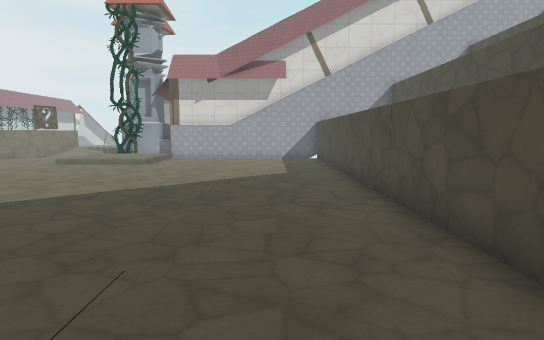
view 1 (above)

17 first-person views from a walk through a level from a Godot 3-D game. The camera is 1.4 m above the floor, tilts 6° down and sees 75° across. The floor is counted in squares, 1 m on a side. Each view is taken from the middle of a square. On the plan, view 1 faces up. The plan holds only what a view shows up to about 15 squares ahead; the rest is blank. The place goes on beyond the plan. Characters and animated objects are not drawn. Door leaves are left out where a doorway can be walked through. Some surface patterns are stand-ins.

view 2
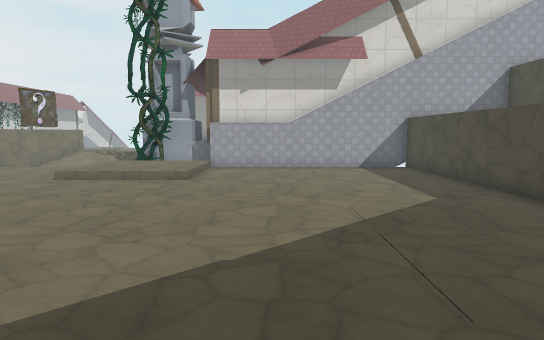

view 3
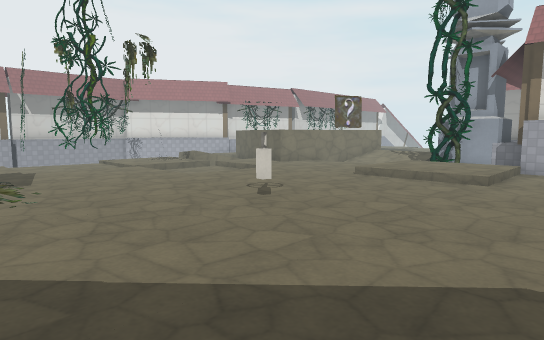

view 4
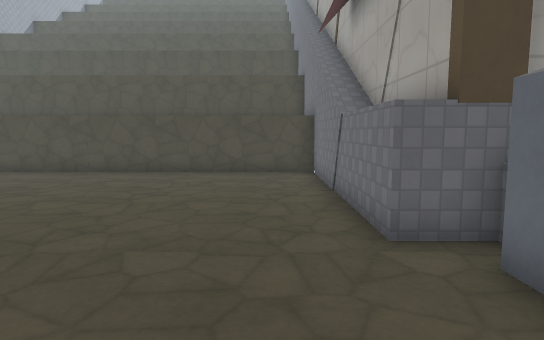

view 5
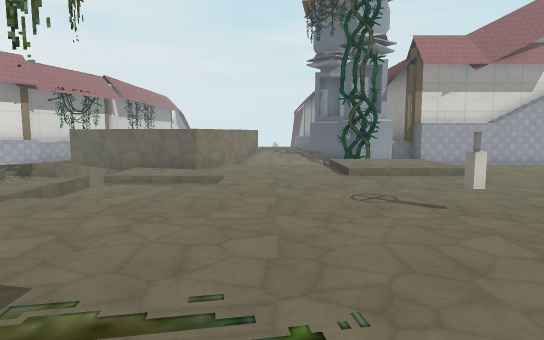

view 6
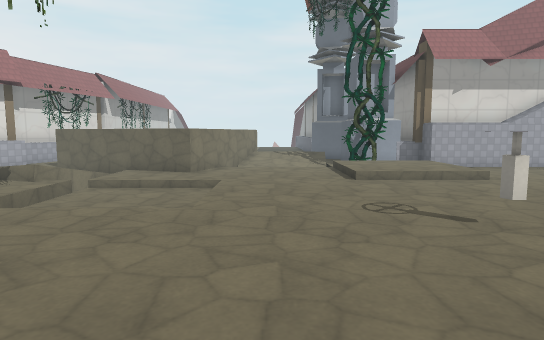

view 7
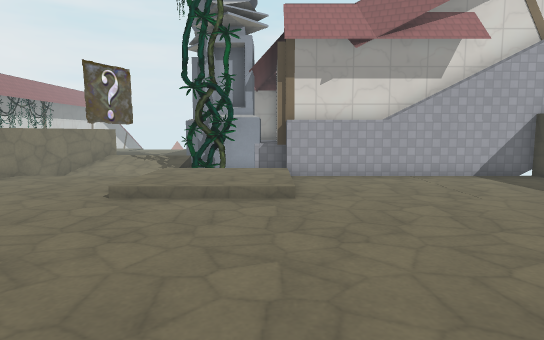

view 8
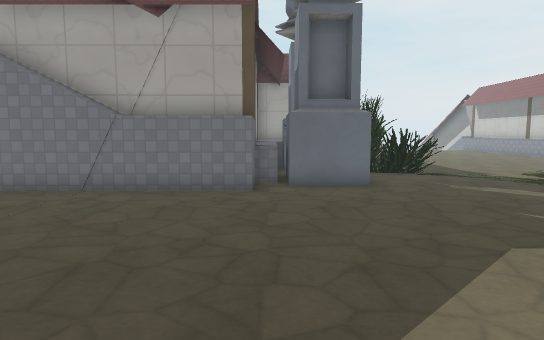

view 9
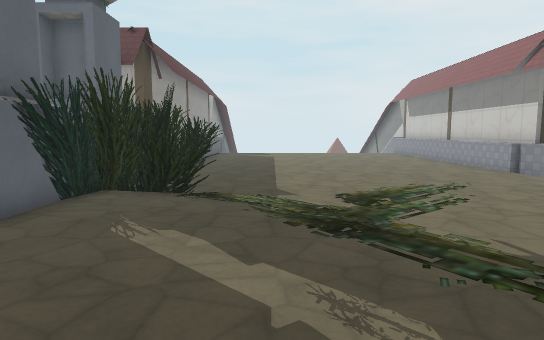

view 10
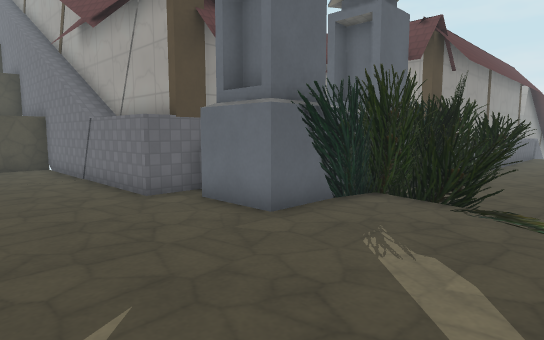

view 11
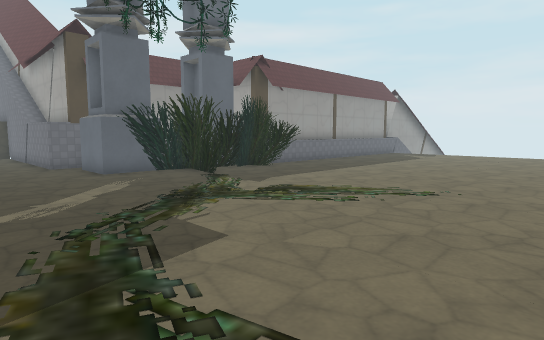

view 12
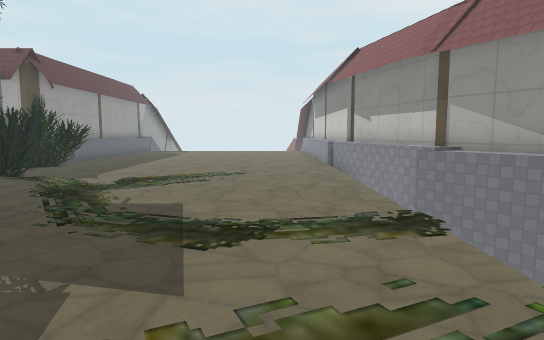

view 13
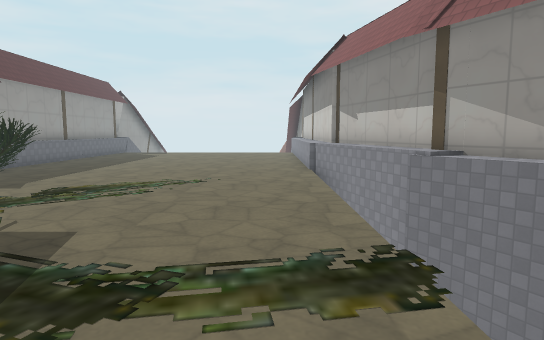

view 14
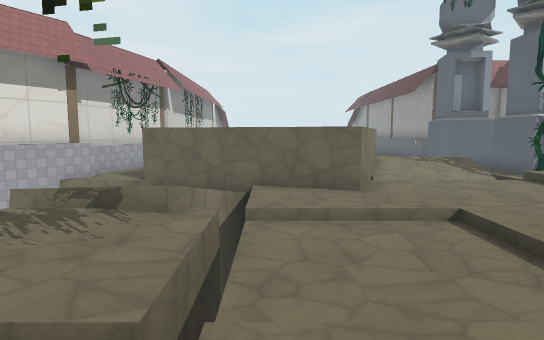

view 15
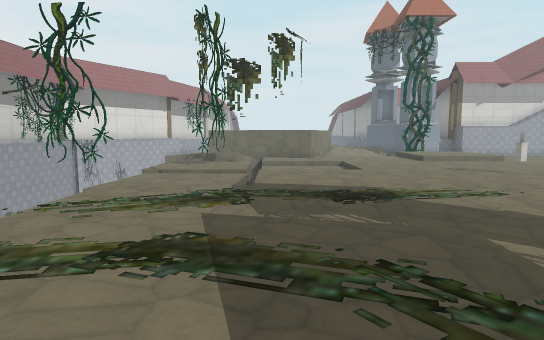

view 16
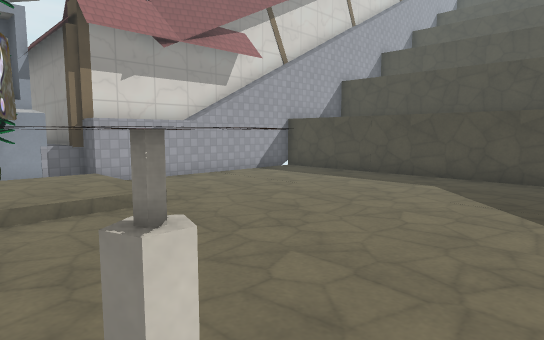

view 17
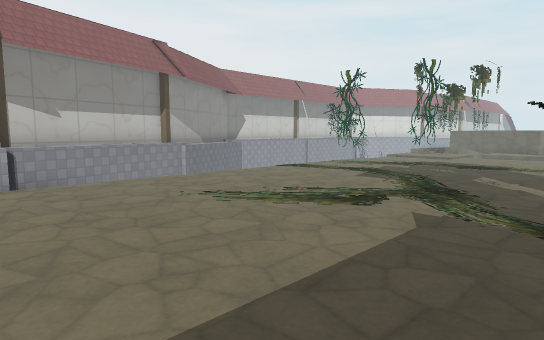

### Floor plan
Key: @ floor where view 1 was taken; # wall or solid block; x gap in a wall; . main floor; : floor 0.25 m higher than the main floor; - floor 0.25 m lower than the main floor; / step, stairs or slope; = window, fence, low wall or low ledge; ^ raised ledge; v drop or lower ground; W wheel.
Columns run from 24 left of view 1 to 3 right of it. Each row starts with its distance up from view 1.
 24  ##           ###
 23  ##        ^vvv.. #
 22 ^^.       ^^///.###
 21 #^..      ^////####
 20 #^..^     ^    #############
 19 #   ^^^^ ^^....::::........#
 18        ^^^.....::::........#
 17       v........::::........#
 16        ........::::........#
 15    ..=#----................#
 14    ... ----................#
 13    ...x----................#
 12   v  .#----................#
 11   v  ##....................#
 10   v--# ........WW..........#
  9 #v# -# ....................#
  8  v#  - ....................#
  7    ........................#
  6    ........................#
  5    ........... ............#
  4   v..........  ............#
  3    .........  .............#
  2   v........................#
  1   v........................#
  0 v  .....................@..#
 -1 ^  .............##.#########
 -2 ^# .............# ^#
 -3 #^ ............## ^
 -4 ^^ ..........###  ^
 -5 ^^ ...........####^
 -6  ^^...........##  ^
 -7  ^^...........##  ^
 -8  ^^..........###
 -9  ^#............#
-10   #............^

Positions as (right, up) in squares from view 1, and headings:
1: (0, 0), facing up
2: (-3, 5), facing up
3: (-3, 5), facing up-left
4: (-10, 1), facing right
5: (-12, 4), facing up
6: (-12, 5), facing up
7: (-6, 8), facing up
8: (-6, 8), facing down
9: (-13, 4), facing down
10: (-13, 3), facing down-right
11: (-21, 3), facing down-right
12: (-19, 7), facing down
13: (-20, 5), facing down
14: (-17, 9), facing up
15: (-17, -2), facing up
16: (-9, 9), facing up-right
17: (-11, -10), facing up-left
